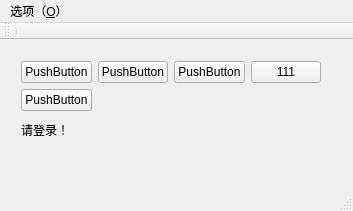
<?xml version="1.0" encoding="UTF-8"?>
<ui version="4.0">
 <class>MainWindow</class>
 <widget class="QMainWindow" name="MainWindow">
  <property name="geometry">
   <rect>
    <x>0</x>
    <y>0</y>
    <width>353</width>
    <height>211</height>
   </rect>
  </property>
  <property name="windowTitle">
   <string>MainWindow</string>
  </property>
  <widget class="QWidget" name="centralWidget">
   <widget class="QWidget" name="layoutWidget">
    <property name="geometry">
     <rect>
      <x>10</x>
      <y>10</y>
      <width>322</width>
      <height>104</height>
     </rect>
    </property>
    <layout class="QVBoxLayout" name="verticalLayout">
     <item>
      <layout class="QGridLayout" name="gridLayout">
       <item row="0" column="0">
        <widget class="QPushButton" name="pushButton_3">
         <property name="text">
          <string>PushButton</string>
         </property>
        </widget>
       </item>
       <item row="0" column="3">
        <widget class="QPushButton" name="pushButton">
         <property name="text">
          <string>111</string>
         </property>
        </widget>
       </item>
       <item row="0" column="1">
        <widget class="QPushButton" name="pushButton_4">
         <property name="text">
          <string>PushButton</string>
         </property>
        </widget>
       </item>
       <item row="0" column="2">
        <widget class="QPushButton" name="pushButton_2">
         <property name="text">
          <string>PushButton</string>
         </property>
        </widget>
       </item>
       <item row="1" column="0">
        <widget class="QPushButton" name="kind_button">
         <property name="text">
          <string>PushButton</string>
         </property>
        </widget>
       </item>
       <item row="2" column="0" colspan="3">
        <widget class="QLabel" name="label">
         <property name="text">
          <string>请登录！</string>
         </property>
        </widget>
       </item>
      </layout>
     </item>
    </layout>
   </widget>
  </widget>
  <widget class="QMenuBar" name="menuBar">
   <property name="geometry">
    <rect>
     <x>0</x>
     <y>0</y>
     <width>353</width>
     <height>23</height>
    </rect>
   </property>
   <widget class="QMenu" name="menu">
    <property name="title">
     <string>选项（&amp;O）</string>
    </property>
    <addaction name="separator"/>
    <addaction name="action_I"/>
    <addaction name="separator"/>
    <addaction name="action_D"/>
    <addaction name="separator"/>
    <addaction name="action_E"/>
   </widget>
   <addaction name="menu"/>
  </widget>
  <widget class="QStatusBar" name="statusBar"/>
  <widget class="QToolBar" name="mainToolBar">
   <attribute name="toolBarArea">
    <enum>TopToolBarArea</enum>
   </attribute>
   <attribute name="toolBarBreak">
    <bool>false</bool>
   </attribute>
   <addaction name="separator"/>
  </widget>
  <action name="action_S">
   <property name="icon">
    <iconset>
     <normaloff>D:/WEB NET/ECNMY 16 - ICON PACK/DRK/02 - PNGS/CD DVD/CD (48).png</normaloff>D:/WEB NET/ECNMY 16 - ICON PACK/DRK/02 - PNGS/CD DVD/CD (48).png</iconset>
   </property>
   <property name="text">
    <string>搜索（&amp;S）</string>
   </property>
   <property name="toolTip">
    <string>搜索(S)</string>
   </property>
  </action>
  <action name="action_E">
   <property name="icon">
    <iconset>
     <normaloff>D:/WEB NET/ECNMY 16 - ICON PACK/DRK/02 - PNGS/Music/Music (32).png</normaloff>D:/WEB NET/ECNMY 16 - ICON PACK/DRK/02 - PNGS/Music/Music (32).png</iconset>
   </property>
   <property name="text">
    <string>退出（&amp;E）</string>
   </property>
   <property name="toolTip">
    <string>退出(E)</string>
   </property>
  </action>
  <action name="action_I">
   <property name="icon">
    <iconset>
     <normaloff>D:/WEB NET/ECNMY 16 - ICON PACK/DRK/02 - PNGS/Default/Default (48).png</normaloff>D:/WEB NET/ECNMY 16 - ICON PACK/DRK/02 - PNGS/Default/Default (48).png</iconset>
   </property>
   <property name="text">
    <string>用户登录（&amp;I）</string>
   </property>
  </action>
  <action name="action_D">
   <property name="icon">
    <iconset>
     <normaloff>D:/WEB NET/ECNMY 16 - ICON PACK/DRK/02 - PNGS/Favorite/Favorite (48).png</normaloff>D:/WEB NET/ECNMY 16 - ICON PACK/DRK/02 - PNGS/Favorite/Favorite (48).png</iconset>
   </property>
   <property name="text">
    <string>用户注销（&amp;D）</string>
   </property>
   <property name="toolTip">
    <string>用户注销(D)</string>
   </property>
  </action>
 </widget>
 <layoutdefault spacing="6" margin="11"/>
 <resources/>
 <connections/>
</ui>
